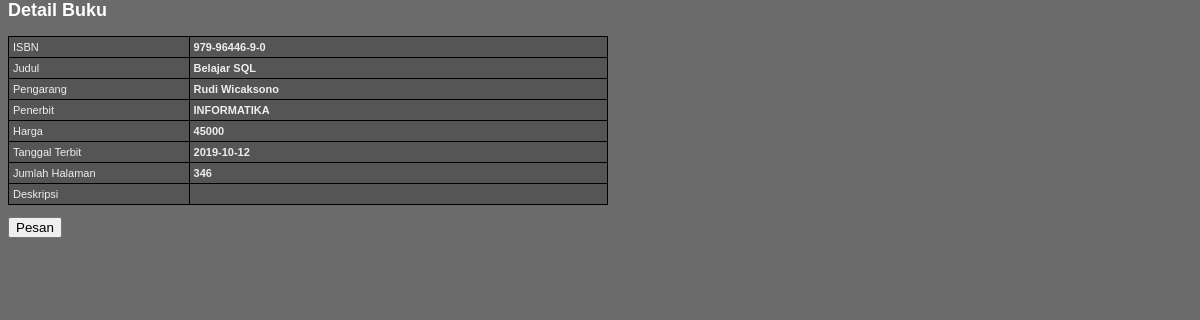
Screenshot of /detailbuku.php?isbn=979-96446-9-0 with the database file from the repository.
### tables this page shows
CREATE TABLE BUKU (
    BUKU_ISBN CHAR(13) NOT NULL,
    BUKU_JUDUL VARCHAR(75),
    PENERBIT_ID CHAR(4),
    BUKU_TGLTERBIT DATE,
    BUKU_JMLHALAMAN INT,
    BUKU_DESKRIPSI TEXT,
    BUKU_HARGA DECIMAL,
    PRIMARY KEY(BUKU_ISBN),
    FOREIGN KEY(PENERBIT_ID)
    REFERENCES PENERBIT(PENERBIT_ID)
);

CREATE TABLE PENGARANG (
    PENGARANG_ID CHAR(3) NOT NULL,
    PENGARANG_NAMA VARCHAR(30),
    PRIMARY KEY(PENGARANG_ID)
);

CREATE TABLE PENERBIT (
    PENERBIT_ID CHAR(4),
    PENERBIT_NAMA VARCHAR(50),
    PRIMARY KEY(PENERBIT_ID)
);

### detailbuku.php (the view, shortened to what this page needs)
<html>
<head>
<link href="framelayout.css" rel="stylesheet" type="text/css" />
</head>
<body>
<?php
include("dbconn.php");
$isbn = $_GET['isbn'];
?>
<h2>Detail Buku</h2>
<?php
$query = "
SELECT
    a.BUKU_ISBN,
    a.BUKU_JUDUL,
    c.PENGARANG_NAMA,
    b.PENERBIT_NAMA,
    a.BUKU_HARGA,
    a.BUKU_TGLTERBIT,
    a.BUKU_JMLHALAMAN,
    a.BUKU_DESKRIPSI
FROM
    BUKU a
JOIN
    PENERBIT b ON a.PENERBIT_ID = b.PENERBIT_ID
JOIN
    LINK_BUKU_PENGARANG d ON a.BUKU_ISBN = d.BUKU_ISBN
JOIN
    PENGARANG c ON c.PENGARANG_ID = d.PENGARANG_ID
WHERE
    a.BUKU_ISBN = '$isbn'";
$result = mysqli_query($link, $query);
if ($result && $row = mysqli_fetch_array($result)) {
    list($buku_isbn, $buku_judul, $pengarang_nama, $penerbit_nama, $buku_harga, $buku_tglterbit, $buku_jmlhalaman, $buku_deskripsi) = $row;
?>
<table class="buku">
<tr>
    <td width="200" align="left">ISBN</td>
    <td width="490" align="left"><strong><?php echo htmlspecialchars($buku_isbn); ?></strong></td>
</tr>
<tr>
    <td width="200" align="left">Judul</td>
    <td width="490" align="left"><strong><?php echo htmlspecialchars($buku_judul); ?></strong></td>
</tr>
<tr>
    <td width="200" align="left">Pengarang</td>
    <td width="490" align="left"><strong><?php echo htmlspecialchars($pengarang_nama); ?></strong></td>
</tr>
<tr>
    <td width="200" align="left">Penerbit</td>
    <td width="490" align="left"><strong><?php echo htmlspecialchars($penerbit_nama); ?></strong></td>
</tr>
<tr>
    <td width="200" align="left">Harga</td>
    <td width="490" align="left"><strong><?php echo htmlspecialchars($buku_harga); ?></strong></td>
</tr>
<tr>
    <td width="200" align="left">Tanggal Terbit</td>
    <td width="490" align="left"><strong><?php echo htmlspecialchars($buku_tglterbit); ?></strong></td>
</tr>
<tr>
    <td width="200" align="left">Jumlah Halaman</td>
    <td width="490" align="left"><strong><?php echo htmlspecialchars($buku_jmlhalaman); ?></strong></td>
</tr>
<tr>
    <td width="200" align="left" valign="top">Deskripsi</td>
    <td width="490" align="left"><?php echo nl2br(htmlspecialchars($buku_deskripsi)); ?></td>
</tr>
</table>
<?php
} else {
    echo "<p>Buku tidak ditemukan.</p>";
}
?>
<p><input type="button" value="Pesan" onClick="document.location.href='pesan.php'"></p>
</body>
</html>

### framelayout.css (style rules this page uses)
body, html { margin-top: 0; padding: 0; color: #fffdfd; background-color: #6b6b6b; font: 12px Verdana, Arial, Helvetica, sans-serif; }
table.buku { text-align: center; font-family: Verdana, Geneva, sans-serif; font-weight: normal; font-size: 11px; color: #002; width: 600px; background-color: rgb(126, 126, 126); border: 0; border-collapse: collapse; border-spacing: 0; }
table.buku td { background-color: rgb(85, 85, 85); color: #eee; padding: 4px; text-align: left; border: 1px solid #000; }

### rows the page displays
buku: BUKU_ISBN "979-96446-9-0", BUKU_JUDUL "Belajar SQL", BUKU_HARGA "45000", BUKU_TGLTERBIT "2019-10-12", BUKU_JMLHALAMAN "346"
pengarang: PENGARANG_NAMA "Rudi Wicaksono"
penerbit: PENERBIT_NAMA "INFORMATIKA"
